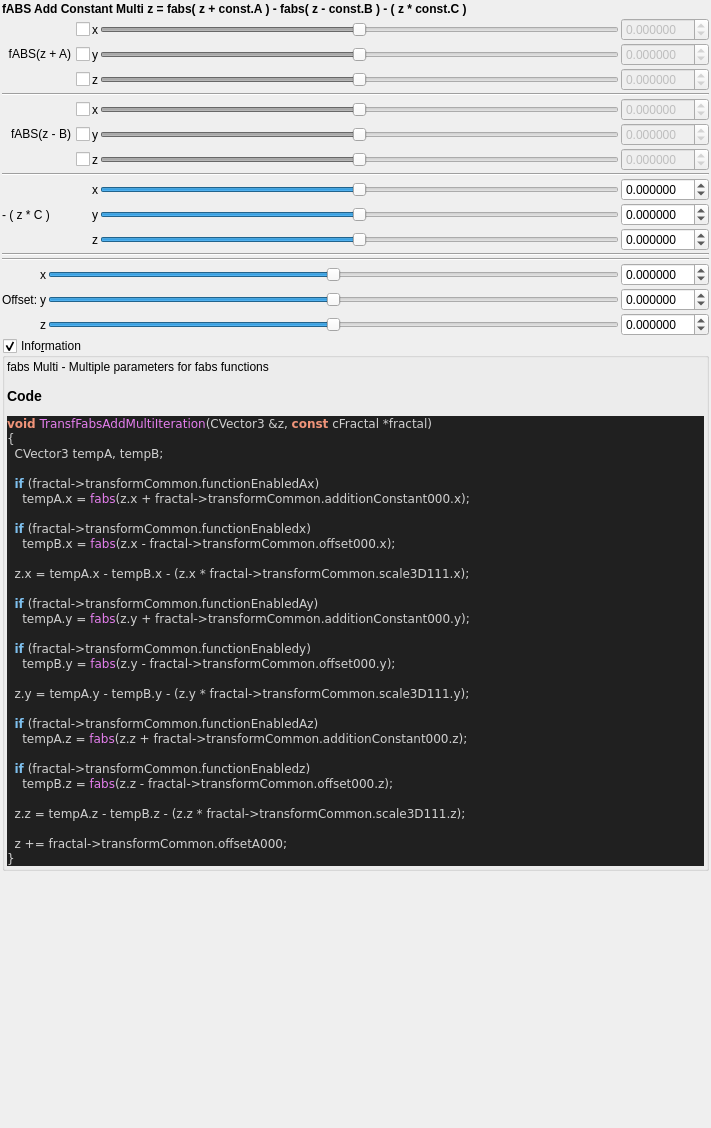
<?xml version="1.0" encoding="UTF-8"?>
<ui version="4.0">
 <class>transf_fabs_add_multi</class>
 <widget class="QWidget" name="Form">
  <property name="geometry">
   <rect>
    <x>0</x>
    <y>0</y>
    <width>711</width>
    <height>1128</height>
   </rect>
  </property>
  <property name="windowTitle">
   <string notr="true">transf_fabs_add_multi</string>
  </property>
  <layout class="QVBoxLayout" name="verticalLayout">
   <property name="spacing">
    <number>2</number>
   </property>
   <property name="leftMargin">
    <number>2</number>
   </property>
   <property name="topMargin">
    <number>2</number>
   </property>
   <property name="rightMargin">
    <number>2</number>
   </property>
   <property name="bottomMargin">
    <number>2</number>
   </property>
   <item>
    <widget class="QLabel" name="label_2">
     <property name="font">
      <font>
       <weight>75</weight>
       <bold>true</bold>
      </font>
     </property>
     <property name="text">
      <string>fABS Add Constant Multi z = fabs( z + const.A ) - fabs( z - const.B ) - ( z * const.C )</string>
     </property>
    </widget>
   </item>
   <item>
    <layout class="QGridLayout" name="gridLayout_28">
     <property name="spacing">
      <number>2</number>
     </property>
     <item row="1" column="3">
      <widget class="MyDoubleSpinBox" name="spinbox3_transf_addition_constant_y">
       <property name="enabled">
        <bool>false</bool>
       </property>
       <property name="sizePolicy">
        <sizepolicy hsizetype="Minimum" vsizetype="Maximum">
         <horstretch>0</horstretch>
         <verstretch>0</verstretch>
        </sizepolicy>
       </property>
       <property name="decimals">
        <number>6</number>
       </property>
       <property name="minimum">
        <double>-99.989999999999995</double>
       </property>
       <property name="maximum">
        <double>99.989999999999995</double>
       </property>
       <property name="singleStep">
        <double>0.100000000000000</double>
       </property>
      </widget>
     </item>
     <item row="0" column="1">
      <widget class="QLabel" name="label_69">
       <property name="text">
        <string notr="true">x</string>
       </property>
      </widget>
     </item>
     <item row="4" column="1">
      <widget class="QLabel" name="label_94">
       <property name="text">
        <string notr="true">x</string>
       </property>
      </widget>
     </item>
     <item row="4" column="0">
      <widget class="QCheckBox" name="checkBox_transf_function_enabledx">
       <property name="layoutDirection">
        <enum>Qt::RightToLeft</enum>
       </property>
       <property name="text">
        <string/>
       </property>
      </widget>
     </item>
     <item row="11" column="3">
      <widget class="MyDoubleSpinBox" name="spinbox3_transf_scale3D_111_z">
       <property name="sizePolicy">
        <sizepolicy hsizetype="Minimum" vsizetype="Maximum">
         <horstretch>0</horstretch>
         <verstretch>0</verstretch>
        </sizepolicy>
       </property>
       <property name="decimals">
        <number>6</number>
       </property>
       <property name="minimum">
        <double>-99.989999999999995</double>
       </property>
       <property name="maximum">
        <double>99.989999999999995</double>
       </property>
       <property name="singleStep">
        <double>0.100000000000000</double>
       </property>
      </widget>
     </item>
     <item row="8" column="0" colspan="4">
      <widget class="Line" name="line_23">
       <property name="orientation">
        <enum>Qt::Horizontal</enum>
       </property>
      </widget>
     </item>
     <item row="9" column="2">
      <widget class="QSlider" name="slider3_transf_scale3D_111_x">
       <property name="sizePolicy">
        <sizepolicy hsizetype="Expanding" vsizetype="Maximum">
         <horstretch>0</horstretch>
         <verstretch>0</verstretch>
        </sizepolicy>
       </property>
       <property name="minimum">
        <number>-5000000</number>
       </property>
       <property name="maximum">
        <number>5000000</number>
       </property>
       <property name="orientation">
        <enum>Qt::Horizontal</enum>
       </property>
      </widget>
     </item>
     <item row="9" column="1">
      <widget class="QLabel" name="label_99">
       <property name="text">
        <string notr="true">x</string>
       </property>
      </widget>
     </item>
     <item row="0" column="2">
      <widget class="QSlider" name="slider3_transf_addition_constant_x">
       <property name="enabled">
        <bool>false</bool>
       </property>
       <property name="sizePolicy">
        <sizepolicy hsizetype="Expanding" vsizetype="Maximum">
         <horstretch>0</horstretch>
         <verstretch>0</verstretch>
        </sizepolicy>
       </property>
       <property name="minimum">
        <number>-5000000</number>
       </property>
       <property name="maximum">
        <number>5000000</number>
       </property>
       <property name="value">
        <number>0</number>
       </property>
       <property name="sliderPosition">
        <number>0</number>
       </property>
       <property name="orientation">
        <enum>Qt::Horizontal</enum>
       </property>
      </widget>
     </item>
     <item row="11" column="1">
      <widget class="QLabel" name="label_101">
       <property name="text">
        <string notr="true">z</string>
       </property>
      </widget>
     </item>
     <item row="5" column="0">
      <widget class="QCheckBox" name="checkBox_transf_function_enabledy">
       <property name="layoutDirection">
        <enum>Qt::RightToLeft</enum>
       </property>
       <property name="text">
        <string notr="true">fABS(z - B)</string>
       </property>
      </widget>
     </item>
     <item row="5" column="3">
      <widget class="MyDoubleSpinBox" name="spinbox3_transf_offset_000_y">
       <property name="enabled">
        <bool>false</bool>
       </property>
       <property name="sizePolicy">
        <sizepolicy hsizetype="Minimum" vsizetype="Maximum">
         <horstretch>0</horstretch>
         <verstretch>0</verstretch>
        </sizepolicy>
       </property>
       <property name="decimals">
        <number>6</number>
       </property>
       <property name="minimum">
        <double>-99.989999999999995</double>
       </property>
       <property name="maximum">
        <double>99.989999999999995</double>
       </property>
       <property name="singleStep">
        <double>0.100000000000000</double>
       </property>
      </widget>
     </item>
     <item row="11" column="2">
      <widget class="QSlider" name="slider3_transf_scale3D_111_z">
       <property name="sizePolicy">
        <sizepolicy hsizetype="Expanding" vsizetype="Maximum">
         <horstretch>0</horstretch>
         <verstretch>0</verstretch>
        </sizepolicy>
       </property>
       <property name="minimum">
        <number>-5000000</number>
       </property>
       <property name="maximum">
        <number>5000000</number>
       </property>
       <property name="orientation">
        <enum>Qt::Horizontal</enum>
       </property>
      </widget>
     </item>
     <item row="7" column="3">
      <widget class="MyDoubleSpinBox" name="spinbox3_transf_offset_000_z">
       <property name="enabled">
        <bool>false</bool>
       </property>
       <property name="sizePolicy">
        <sizepolicy hsizetype="Minimum" vsizetype="Maximum">
         <horstretch>0</horstretch>
         <verstretch>0</verstretch>
        </sizepolicy>
       </property>
       <property name="decimals">
        <number>6</number>
       </property>
       <property name="minimum">
        <double>-99.989999999999995</double>
       </property>
       <property name="maximum">
        <double>99.989999999999995</double>
       </property>
       <property name="singleStep">
        <double>0.100000000000000</double>
       </property>
      </widget>
     </item>
     <item row="10" column="2">
      <widget class="QSlider" name="slider3_transf_scale3D_111_y">
       <property name="sizePolicy">
        <sizepolicy hsizetype="Expanding" vsizetype="Maximum">
         <horstretch>0</horstretch>
         <verstretch>0</verstretch>
        </sizepolicy>
       </property>
       <property name="minimum">
        <number>-5000000</number>
       </property>
       <property name="maximum">
        <number>5000000</number>
       </property>
       <property name="orientation">
        <enum>Qt::Horizontal</enum>
       </property>
      </widget>
     </item>
     <item row="4" column="3">
      <widget class="MyDoubleSpinBox" name="spinbox3_transf_offset_000_x">
       <property name="enabled">
        <bool>false</bool>
       </property>
       <property name="sizePolicy">
        <sizepolicy hsizetype="Minimum" vsizetype="Maximum">
         <horstretch>0</horstretch>
         <verstretch>0</verstretch>
        </sizepolicy>
       </property>
       <property name="prefix">
        <string/>
       </property>
       <property name="decimals">
        <number>6</number>
       </property>
       <property name="minimum">
        <double>-99.989999999999995</double>
       </property>
       <property name="singleStep">
        <double>0.100000000000000</double>
       </property>
      </widget>
     </item>
     <item row="2" column="2">
      <widget class="QSlider" name="slider3_transf_addition_constant_z">
       <property name="enabled">
        <bool>false</bool>
       </property>
       <property name="sizePolicy">
        <sizepolicy hsizetype="Expanding" vsizetype="Maximum">
         <horstretch>0</horstretch>
         <verstretch>0</verstretch>
        </sizepolicy>
       </property>
       <property name="minimum">
        <number>-5000000</number>
       </property>
       <property name="maximum">
        <number>5000000</number>
       </property>
       <property name="orientation">
        <enum>Qt::Horizontal</enum>
       </property>
      </widget>
     </item>
     <item row="0" column="3">
      <widget class="MyDoubleSpinBox" name="spinbox3_transf_addition_constant_x">
       <property name="enabled">
        <bool>false</bool>
       </property>
       <property name="sizePolicy">
        <sizepolicy hsizetype="Minimum" vsizetype="Maximum">
         <horstretch>0</horstretch>
         <verstretch>0</verstretch>
        </sizepolicy>
       </property>
       <property name="prefix">
        <string/>
       </property>
       <property name="decimals">
        <number>6</number>
       </property>
       <property name="minimum">
        <double>-99.989999999999995</double>
       </property>
       <property name="singleStep">
        <double>0.100000000000000</double>
       </property>
      </widget>
     </item>
     <item row="3" column="0" colspan="4">
      <widget class="Line" name="line_24">
       <property name="orientation">
        <enum>Qt::Horizontal</enum>
       </property>
      </widget>
     </item>
     <item row="10" column="0">
      <widget class="QLabel" name="label">
       <property name="text">
        <string notr="true">- ( z * C )</string>
       </property>
      </widget>
     </item>
     <item row="9" column="3">
      <widget class="MyDoubleSpinBox" name="spinbox3_transf_scale3D_111_x">
       <property name="sizePolicy">
        <sizepolicy hsizetype="Minimum" vsizetype="Maximum">
         <horstretch>0</horstretch>
         <verstretch>0</verstretch>
        </sizepolicy>
       </property>
       <property name="prefix">
        <string/>
       </property>
       <property name="decimals">
        <number>6</number>
       </property>
       <property name="minimum">
        <double>-99.989999999999995</double>
       </property>
       <property name="singleStep">
        <double>0.100000000000000</double>
       </property>
      </widget>
     </item>
     <item row="1" column="1">
      <widget class="QLabel" name="label_68">
       <property name="text">
        <string notr="true">y</string>
       </property>
      </widget>
     </item>
     <item row="0" column="0">
      <widget class="QCheckBox" name="checkBox_transf_function_enabledAx">
       <property name="layoutDirection">
        <enum>Qt::RightToLeft</enum>
       </property>
       <property name="text">
        <string/>
       </property>
      </widget>
     </item>
     <item row="10" column="1">
      <widget class="QLabel" name="label_100">
       <property name="text">
        <string notr="true">y</string>
       </property>
      </widget>
     </item>
     <item row="10" column="3">
      <widget class="MyDoubleSpinBox" name="spinbox3_transf_scale3D_111_y">
       <property name="sizePolicy">
        <sizepolicy hsizetype="Minimum" vsizetype="Maximum">
         <horstretch>0</horstretch>
         <verstretch>0</verstretch>
        </sizepolicy>
       </property>
       <property name="decimals">
        <number>6</number>
       </property>
       <property name="minimum">
        <double>-99.989999999999995</double>
       </property>
       <property name="maximum">
        <double>99.989999999999995</double>
       </property>
       <property name="singleStep">
        <double>0.100000000000000</double>
       </property>
      </widget>
     </item>
     <item row="7" column="2">
      <widget class="QSlider" name="slider3_transf_offset_000_z">
       <property name="enabled">
        <bool>false</bool>
       </property>
       <property name="sizePolicy">
        <sizepolicy hsizetype="Expanding" vsizetype="Maximum">
         <horstretch>0</horstretch>
         <verstretch>0</verstretch>
        </sizepolicy>
       </property>
       <property name="minimum">
        <number>-5000000</number>
       </property>
       <property name="maximum">
        <number>5000000</number>
       </property>
       <property name="orientation">
        <enum>Qt::Horizontal</enum>
       </property>
      </widget>
     </item>
     <item row="7" column="0">
      <widget class="QCheckBox" name="checkBox_transf_function_enabledz">
       <property name="layoutDirection">
        <enum>Qt::RightToLeft</enum>
       </property>
       <property name="text">
        <string/>
       </property>
      </widget>
     </item>
     <item row="4" column="2">
      <widget class="QSlider" name="slider3_transf_offset_000_x">
       <property name="enabled">
        <bool>false</bool>
       </property>
       <property name="sizePolicy">
        <sizepolicy hsizetype="Expanding" vsizetype="Maximum">
         <horstretch>0</horstretch>
         <verstretch>0</verstretch>
        </sizepolicy>
       </property>
       <property name="minimum">
        <number>-5000000</number>
       </property>
       <property name="maximum">
        <number>5000000</number>
       </property>
       <property name="orientation">
        <enum>Qt::Horizontal</enum>
       </property>
      </widget>
     </item>
     <item row="2" column="0">
      <widget class="QCheckBox" name="checkBox_transf_function_enabledAz">
       <property name="layoutDirection">
        <enum>Qt::RightToLeft</enum>
       </property>
       <property name="text">
        <string/>
       </property>
      </widget>
     </item>
     <item row="1" column="0">
      <widget class="QCheckBox" name="checkBox_transf_function_enabledAy">
       <property name="layoutDirection">
        <enum>Qt::RightToLeft</enum>
       </property>
       <property name="text">
        <string notr="true">fABS(z + A)</string>
       </property>
      </widget>
     </item>
     <item row="2" column="1">
      <widget class="QLabel" name="label_70">
       <property name="text">
        <string notr="true">z</string>
       </property>
      </widget>
     </item>
     <item row="5" column="2">
      <widget class="QSlider" name="slider3_transf_offset_000_y">
       <property name="enabled">
        <bool>false</bool>
       </property>
       <property name="sizePolicy">
        <sizepolicy hsizetype="Expanding" vsizetype="Maximum">
         <horstretch>0</horstretch>
         <verstretch>0</verstretch>
        </sizepolicy>
       </property>
       <property name="minimum">
        <number>-5000000</number>
       </property>
       <property name="maximum">
        <number>5000000</number>
       </property>
       <property name="orientation">
        <enum>Qt::Horizontal</enum>
       </property>
      </widget>
     </item>
     <item row="1" column="2">
      <widget class="QSlider" name="slider3_transf_addition_constant_y">
       <property name="enabled">
        <bool>false</bool>
       </property>
       <property name="sizePolicy">
        <sizepolicy hsizetype="Expanding" vsizetype="Maximum">
         <horstretch>0</horstretch>
         <verstretch>0</verstretch>
        </sizepolicy>
       </property>
       <property name="minimum">
        <number>-5000000</number>
       </property>
       <property name="maximum">
        <number>5000000</number>
       </property>
       <property name="orientation">
        <enum>Qt::Horizontal</enum>
       </property>
      </widget>
     </item>
     <item row="7" column="1">
      <widget class="QLabel" name="label_96">
       <property name="text">
        <string notr="true">z</string>
       </property>
      </widget>
     </item>
     <item row="5" column="1">
      <widget class="QLabel" name="label_95">
       <property name="text">
        <string notr="true">y</string>
       </property>
      </widget>
     </item>
     <item row="2" column="3">
      <widget class="MyDoubleSpinBox" name="spinbox3_transf_addition_constant_z">
       <property name="enabled">
        <bool>false</bool>
       </property>
       <property name="sizePolicy">
        <sizepolicy hsizetype="Minimum" vsizetype="Maximum">
         <horstretch>0</horstretch>
         <verstretch>0</verstretch>
        </sizepolicy>
       </property>
       <property name="decimals">
        <number>6</number>
       </property>
       <property name="minimum">
        <double>-99.989999999999995</double>
       </property>
       <property name="maximum">
        <double>99.989999999999995</double>
       </property>
       <property name="singleStep">
        <double>0.100000000000000</double>
       </property>
      </widget>
     </item>
    </layout>
   </item>
   <item>
    <widget class="Line" name="line_10">
     <property name="orientation">
      <enum>Qt::Horizontal</enum>
     </property>
    </widget>
   </item>
   <item>
    <layout class="QGridLayout" name="gridLayout_63">
     <property name="spacing">
      <number>2</number>
     </property>
     <item row="3" column="1">
      <widget class="QLabel" name="label_125">
       <property name="sizePolicy">
        <sizepolicy hsizetype="Preferred" vsizetype="Preferred">
         <horstretch>0</horstretch>
         <verstretch>0</verstretch>
        </sizepolicy>
       </property>
       <property name="text">
        <string notr="true">z</string>
       </property>
       <property name="alignment">
        <set>Qt::AlignRight|Qt::AlignTrailing|Qt::AlignVCenter</set>
       </property>
      </widget>
     </item>
     <item row="2" column="3">
      <widget class="MyDoubleSpinBox" name="spinbox3_transf_offsetA_000_y">
       <property name="sizePolicy">
        <sizepolicy hsizetype="Minimum" vsizetype="Maximum">
         <horstretch>0</horstretch>
         <verstretch>0</verstretch>
        </sizepolicy>
       </property>
       <property name="prefix">
        <string/>
       </property>
       <property name="suffix">
        <string/>
       </property>
       <property name="decimals">
        <number>6</number>
       </property>
       <property name="minimum">
        <double>-99.989999999999995</double>
       </property>
       <property name="maximum">
        <double>99.989999999999995</double>
       </property>
       <property name="singleStep">
        <double>0.100000000000000</double>
       </property>
      </widget>
     </item>
     <item row="0" column="0" colspan="4">
      <widget class="Line" name="line_53">
       <property name="orientation">
        <enum>Qt::Horizontal</enum>
       </property>
      </widget>
     </item>
     <item row="2" column="2">
      <widget class="QSlider" name="slider3_transf_offsetA_000_y">
       <property name="sizePolicy">
        <sizepolicy hsizetype="Expanding" vsizetype="Maximum">
         <horstretch>0</horstretch>
         <verstretch>0</verstretch>
        </sizepolicy>
       </property>
       <property name="minimum">
        <number>-5000000</number>
       </property>
       <property name="maximum">
        <number>5000000</number>
       </property>
       <property name="singleStep">
        <number>1</number>
       </property>
       <property name="orientation">
        <enum>Qt::Horizontal</enum>
       </property>
      </widget>
     </item>
     <item row="3" column="3">
      <widget class="MyDoubleSpinBox" name="spinbox3_transf_offsetA_000_z">
       <property name="sizePolicy">
        <sizepolicy hsizetype="Minimum" vsizetype="Maximum">
         <horstretch>0</horstretch>
         <verstretch>0</verstretch>
        </sizepolicy>
       </property>
       <property name="prefix">
        <string/>
       </property>
       <property name="suffix">
        <string/>
       </property>
       <property name="decimals">
        <number>6</number>
       </property>
       <property name="minimum">
        <double>-99.989999999999995</double>
       </property>
       <property name="maximum">
        <double>99.989999999999995</double>
       </property>
       <property name="singleStep">
        <double>0.100000000000000</double>
       </property>
      </widget>
     </item>
     <item row="1" column="2">
      <widget class="QSlider" name="slider3_transf_offsetA_000_x">
       <property name="sizePolicy">
        <sizepolicy hsizetype="Preferred" vsizetype="Preferred">
         <horstretch>0</horstretch>
         <verstretch>0</verstretch>
        </sizepolicy>
       </property>
       <property name="minimum">
        <number>-5000000</number>
       </property>
       <property name="maximum">
        <number>5000000</number>
       </property>
       <property name="singleStep">
        <number>1</number>
       </property>
       <property name="orientation">
        <enum>Qt::Horizontal</enum>
       </property>
      </widget>
     </item>
     <item row="3" column="2">
      <widget class="QSlider" name="slider3_transf_offsetA_000_z">
       <property name="sizePolicy">
        <sizepolicy hsizetype="Expanding" vsizetype="Maximum">
         <horstretch>0</horstretch>
         <verstretch>0</verstretch>
        </sizepolicy>
       </property>
       <property name="minimum">
        <number>-5000000</number>
       </property>
       <property name="maximum">
        <number>5000000</number>
       </property>
       <property name="singleStep">
        <number>1</number>
       </property>
       <property name="orientation">
        <enum>Qt::Horizontal</enum>
       </property>
      </widget>
     </item>
     <item row="2" column="0">
      <widget class="QLabel" name="label_259">
       <property name="text">
        <string>Offset:</string>
       </property>
      </widget>
     </item>
     <item row="1" column="1">
      <widget class="QLabel" name="label_118">
       <property name="sizePolicy">
        <sizepolicy hsizetype="Preferred" vsizetype="Preferred">
         <horstretch>0</horstretch>
         <verstretch>0</verstretch>
        </sizepolicy>
       </property>
       <property name="text">
        <string notr="true">x</string>
       </property>
       <property name="alignment">
        <set>Qt::AlignRight|Qt::AlignTrailing|Qt::AlignVCenter</set>
       </property>
      </widget>
     </item>
     <item row="2" column="1">
      <widget class="QLabel" name="label_119">
       <property name="sizePolicy">
        <sizepolicy hsizetype="Preferred" vsizetype="Preferred">
         <horstretch>0</horstretch>
         <verstretch>0</verstretch>
        </sizepolicy>
       </property>
       <property name="text">
        <string notr="true">y</string>
       </property>
       <property name="alignment">
        <set>Qt::AlignRight|Qt::AlignTrailing|Qt::AlignVCenter</set>
       </property>
      </widget>
     </item>
     <item row="1" column="3">
      <widget class="MyDoubleSpinBox" name="spinbox3_transf_offsetA_000_x">
       <property name="sizePolicy">
        <sizepolicy hsizetype="Minimum" vsizetype="Maximum">
         <horstretch>0</horstretch>
         <verstretch>0</verstretch>
        </sizepolicy>
       </property>
       <property name="prefix">
        <string/>
       </property>
       <property name="suffix">
        <string/>
       </property>
       <property name="decimals">
        <number>6</number>
       </property>
       <property name="minimum">
        <double>-99.989999999999995</double>
       </property>
       <property name="maximum">
        <double>99.989999999999995</double>
       </property>
       <property name="singleStep">
        <double>0.100000000000000</double>
       </property>
      </widget>
     </item>
    </layout>
   </item>
   <item>
    <widget class="MyGroupBox" name="groupCheck_info">
     <property name="title">
      <string>Info&amp;rmation</string>
     </property>
     <property name="flat">
      <bool>false</bool>
     </property>
     <property name="checkable">
      <bool>true</bool>
     </property>
     <layout class="QVBoxLayout" name="verticalLayout_2">
      <property name="spacing">
       <number>2</number>
      </property>
      <property name="leftMargin">
       <number>2</number>
      </property>
      <property name="topMargin">
       <number>2</number>
      </property>
      <property name="rightMargin">
       <number>2</number>
      </property>
      <property name="bottomMargin">
       <number>2</number>
      </property>
      <item>
       <widget class="QLabel" name="label_code_content">
        <property name="text">
         <string notr="true">&lt;p&gt;fabs Multi - Multiple parameters for fabs functions&lt;/p&gt;&lt;table&gt;
&lt;/table&gt;
&lt;h3&gt;Code&lt;/h3&gt;
&lt;body style=&quot;background-color:#202020&quot;&gt;
&lt;pre style=&quot;color:#d0d0d0; background-color:#202020;  font-family:'Courier New',monospace;&quot;&gt;&lt;span style=&quot;color:#f09479; font-weight:bold&quot;&gt;void&lt;/span&gt; &lt;span style=&quot;color:#e47eed&quot;&gt;TransfFabsAddMultiIteration&lt;/span&gt;&lt;span style=&quot;color:#d0d0d0&quot;&gt;(&lt;/span&gt;CVector3 &lt;span style=&quot;color:#d0d0d0&quot;&gt;&amp;amp;&lt;/span&gt;z&lt;span style=&quot;color:#d0d0d0&quot;&gt;,&lt;/span&gt; &lt;span style=&quot;color:#f09479; font-weight:bold&quot;&gt;const&lt;/span&gt; cFractal &lt;span style=&quot;color:#d0d0d0&quot;&gt;*&lt;/span&gt;fractal&lt;span style=&quot;color:#d0d0d0&quot;&gt;)&lt;/span&gt;
&lt;span style=&quot;color:#d0d0d0&quot;&gt;{&lt;/span&gt;
  CVector3 tempA&lt;span style=&quot;color:#d0d0d0&quot;&gt;,&lt;/span&gt; tempB&lt;span style=&quot;color:#d0d0d0&quot;&gt;;&lt;/span&gt;

  &lt;span style=&quot;color:#7ec0ee; font-weight:bold&quot;&gt;if&lt;/span&gt; &lt;span style=&quot;color:#d0d0d0&quot;&gt;(&lt;/span&gt;fractal&lt;span style=&quot;color:#d0d0d0&quot;&gt;-&amp;gt;&lt;/span&gt;transformCommon&lt;span style=&quot;color:#d0d0d0&quot;&gt;.&lt;/span&gt;functionEnabledAx&lt;span style=&quot;color:#d0d0d0&quot;&gt;)&lt;/span&gt;
    tempA&lt;span style=&quot;color:#d0d0d0&quot;&gt;.&lt;/span&gt;x &lt;span style=&quot;color:#d0d0d0&quot;&gt;=&lt;/span&gt; &lt;span style=&quot;color:#e47eed&quot;&gt;fabs&lt;/span&gt;&lt;span style=&quot;color:#d0d0d0&quot;&gt;(&lt;/span&gt;z&lt;span style=&quot;color:#d0d0d0&quot;&gt;.&lt;/span&gt;x &lt;span style=&quot;color:#d0d0d0&quot;&gt;+&lt;/span&gt; fractal&lt;span style=&quot;color:#d0d0d0&quot;&gt;-&amp;gt;&lt;/span&gt;transformCommon&lt;span style=&quot;color:#d0d0d0&quot;&gt;.&lt;/span&gt;additionConstant000&lt;span style=&quot;color:#d0d0d0&quot;&gt;.&lt;/span&gt;x&lt;span style=&quot;color:#d0d0d0&quot;&gt;);&lt;/span&gt;

  &lt;span style=&quot;color:#7ec0ee; font-weight:bold&quot;&gt;if&lt;/span&gt; &lt;span style=&quot;color:#d0d0d0&quot;&gt;(&lt;/span&gt;fractal&lt;span style=&quot;color:#d0d0d0&quot;&gt;-&amp;gt;&lt;/span&gt;transformCommon&lt;span style=&quot;color:#d0d0d0&quot;&gt;.&lt;/span&gt;functionEnabledx&lt;span style=&quot;color:#d0d0d0&quot;&gt;)&lt;/span&gt;
    tempB&lt;span style=&quot;color:#d0d0d0&quot;&gt;.&lt;/span&gt;x &lt;span style=&quot;color:#d0d0d0&quot;&gt;=&lt;/span&gt; &lt;span style=&quot;color:#e47eed&quot;&gt;fabs&lt;/span&gt;&lt;span style=&quot;color:#d0d0d0&quot;&gt;(&lt;/span&gt;z&lt;span style=&quot;color:#d0d0d0&quot;&gt;.&lt;/span&gt;x &lt;span style=&quot;color:#d0d0d0&quot;&gt;-&lt;/span&gt; fractal&lt;span style=&quot;color:#d0d0d0&quot;&gt;-&amp;gt;&lt;/span&gt;transformCommon&lt;span style=&quot;color:#d0d0d0&quot;&gt;.&lt;/span&gt;offset000&lt;span style=&quot;color:#d0d0d0&quot;&gt;.&lt;/span&gt;x&lt;span style=&quot;color:#d0d0d0&quot;&gt;);&lt;/span&gt;

  z&lt;span style=&quot;color:#d0d0d0&quot;&gt;.&lt;/span&gt;x &lt;span style=&quot;color:#d0d0d0&quot;&gt;=&lt;/span&gt; tempA&lt;span style=&quot;color:#d0d0d0&quot;&gt;.&lt;/span&gt;x &lt;span style=&quot;color:#d0d0d0&quot;&gt;-&lt;/span&gt; tempB&lt;span style=&quot;color:#d0d0d0&quot;&gt;.&lt;/span&gt;x &lt;span style=&quot;color:#d0d0d0&quot;&gt;- (&lt;/span&gt;z&lt;span style=&quot;color:#d0d0d0&quot;&gt;.&lt;/span&gt;x &lt;span style=&quot;color:#d0d0d0&quot;&gt;*&lt;/span&gt; fractal&lt;span style=&quot;color:#d0d0d0&quot;&gt;-&amp;gt;&lt;/span&gt;transformCommon&lt;span style=&quot;color:#d0d0d0&quot;&gt;.&lt;/span&gt;scale3D111&lt;span style=&quot;color:#d0d0d0&quot;&gt;.&lt;/span&gt;x&lt;span style=&quot;color:#d0d0d0&quot;&gt;);&lt;/span&gt;

  &lt;span style=&quot;color:#7ec0ee; font-weight:bold&quot;&gt;if&lt;/span&gt; &lt;span style=&quot;color:#d0d0d0&quot;&gt;(&lt;/span&gt;fractal&lt;span style=&quot;color:#d0d0d0&quot;&gt;-&amp;gt;&lt;/span&gt;transformCommon&lt;span style=&quot;color:#d0d0d0&quot;&gt;.&lt;/span&gt;functionEnabledAy&lt;span style=&quot;color:#d0d0d0&quot;&gt;)&lt;/span&gt;
    tempA&lt;span style=&quot;color:#d0d0d0&quot;&gt;.&lt;/span&gt;y &lt;span style=&quot;color:#d0d0d0&quot;&gt;=&lt;/span&gt; &lt;span style=&quot;color:#e47eed&quot;&gt;fabs&lt;/span&gt;&lt;span style=&quot;color:#d0d0d0&quot;&gt;(&lt;/span&gt;z&lt;span style=&quot;color:#d0d0d0&quot;&gt;.&lt;/span&gt;y &lt;span style=&quot;color:#d0d0d0&quot;&gt;+&lt;/span&gt; fractal&lt;span style=&quot;color:#d0d0d0&quot;&gt;-&amp;gt;&lt;/span&gt;transformCommon&lt;span style=&quot;color:#d0d0d0&quot;&gt;.&lt;/span&gt;additionConstant000&lt;span style=&quot;color:#d0d0d0&quot;&gt;.&lt;/span&gt;y&lt;span style=&quot;color:#d0d0d0&quot;&gt;);&lt;/span&gt;

  &lt;span style=&quot;color:#7ec0ee; font-weight:bold&quot;&gt;if&lt;/span&gt; &lt;span style=&quot;color:#d0d0d0&quot;&gt;(&lt;/span&gt;fractal&lt;span style=&quot;color:#d0d0d0&quot;&gt;-&amp;gt;&lt;/span&gt;transformCommon&lt;span style=&quot;color:#d0d0d0&quot;&gt;.&lt;/span&gt;functionEnabledy&lt;span style=&quot;color:#d0d0d0&quot;&gt;)&lt;/span&gt;
    tempB&lt;span style=&quot;color:#d0d0d0&quot;&gt;.&lt;/span&gt;y &lt;span style=&quot;color:#d0d0d0&quot;&gt;=&lt;/span&gt; &lt;span style=&quot;color:#e47eed&quot;&gt;fabs&lt;/span&gt;&lt;span style=&quot;color:#d0d0d0&quot;&gt;(&lt;/span&gt;z&lt;span style=&quot;color:#d0d0d0&quot;&gt;.&lt;/span&gt;y &lt;span style=&quot;color:#d0d0d0&quot;&gt;-&lt;/span&gt; fractal&lt;span style=&quot;color:#d0d0d0&quot;&gt;-&amp;gt;&lt;/span&gt;transformCommon&lt;span style=&quot;color:#d0d0d0&quot;&gt;.&lt;/span&gt;offset000&lt;span style=&quot;color:#d0d0d0&quot;&gt;.&lt;/span&gt;y&lt;span style=&quot;color:#d0d0d0&quot;&gt;);&lt;/span&gt;

  z&lt;span style=&quot;color:#d0d0d0&quot;&gt;.&lt;/span&gt;y &lt;span style=&quot;color:#d0d0d0&quot;&gt;=&lt;/span&gt; tempA&lt;span style=&quot;color:#d0d0d0&quot;&gt;.&lt;/span&gt;y &lt;span style=&quot;color:#d0d0d0&quot;&gt;-&lt;/span&gt; tempB&lt;span style=&quot;color:#d0d0d0&quot;&gt;.&lt;/span&gt;y &lt;span style=&quot;color:#d0d0d0&quot;&gt;- (&lt;/span&gt;z&lt;span style=&quot;color:#d0d0d0&quot;&gt;.&lt;/span&gt;y &lt;span style=&quot;color:#d0d0d0&quot;&gt;*&lt;/span&gt; fractal&lt;span style=&quot;color:#d0d0d0&quot;&gt;-&amp;gt;&lt;/span&gt;transformCommon&lt;span style=&quot;color:#d0d0d0&quot;&gt;.&lt;/span&gt;scale3D111&lt;span style=&quot;color:#d0d0d0&quot;&gt;.&lt;/span&gt;y&lt;span style=&quot;color:#d0d0d0&quot;&gt;);&lt;/span&gt;

  &lt;span style=&quot;color:#7ec0ee; font-weight:bold&quot;&gt;if&lt;/span&gt; &lt;span style=&quot;color:#d0d0d0&quot;&gt;(&lt;/span&gt;fractal&lt;span style=&quot;color:#d0d0d0&quot;&gt;-&amp;gt;&lt;/span&gt;transformCommon&lt;span style=&quot;color:#d0d0d0&quot;&gt;.&lt;/span&gt;functionEnabledAz&lt;span style=&quot;color:#d0d0d0&quot;&gt;)&lt;/span&gt;
    tempA&lt;span style=&quot;color:#d0d0d0&quot;&gt;.&lt;/span&gt;z &lt;span style=&quot;color:#d0d0d0&quot;&gt;=&lt;/span&gt; &lt;span style=&quot;color:#e47eed&quot;&gt;fabs&lt;/span&gt;&lt;span style=&quot;color:#d0d0d0&quot;&gt;(&lt;/span&gt;z&lt;span style=&quot;color:#d0d0d0&quot;&gt;.&lt;/span&gt;z &lt;span style=&quot;color:#d0d0d0&quot;&gt;+&lt;/span&gt; fractal&lt;span style=&quot;color:#d0d0d0&quot;&gt;-&amp;gt;&lt;/span&gt;transformCommon&lt;span style=&quot;color:#d0d0d0&quot;&gt;.&lt;/span&gt;additionConstant000&lt;span style=&quot;color:#d0d0d0&quot;&gt;.&lt;/span&gt;z&lt;span style=&quot;color:#d0d0d0&quot;&gt;);&lt;/span&gt;

  &lt;span style=&quot;color:#7ec0ee; font-weight:bold&quot;&gt;if&lt;/span&gt; &lt;span style=&quot;color:#d0d0d0&quot;&gt;(&lt;/span&gt;fractal&lt;span style=&quot;color:#d0d0d0&quot;&gt;-&amp;gt;&lt;/span&gt;transformCommon&lt;span style=&quot;color:#d0d0d0&quot;&gt;.&lt;/span&gt;functionEnabledz&lt;span style=&quot;color:#d0d0d0&quot;&gt;)&lt;/span&gt;
    tempB&lt;span style=&quot;color:#d0d0d0&quot;&gt;.&lt;/span&gt;z &lt;span style=&quot;color:#d0d0d0&quot;&gt;=&lt;/span&gt; &lt;span style=&quot;color:#e47eed&quot;&gt;fabs&lt;/span&gt;&lt;span style=&quot;color:#d0d0d0&quot;&gt;(&lt;/span&gt;z&lt;span style=&quot;color:#d0d0d0&quot;&gt;.&lt;/span&gt;z &lt;span style=&quot;color:#d0d0d0&quot;&gt;-&lt;/span&gt; fractal&lt;span style=&quot;color:#d0d0d0&quot;&gt;-&amp;gt;&lt;/span&gt;transformCommon&lt;span style=&quot;color:#d0d0d0&quot;&gt;.&lt;/span&gt;offset000&lt;span style=&quot;color:#d0d0d0&quot;&gt;.&lt;/span&gt;z&lt;span style=&quot;color:#d0d0d0&quot;&gt;);&lt;/span&gt;

  z&lt;span style=&quot;color:#d0d0d0&quot;&gt;.&lt;/span&gt;z &lt;span style=&quot;color:#d0d0d0&quot;&gt;=&lt;/span&gt; tempA&lt;span style=&quot;color:#d0d0d0&quot;&gt;.&lt;/span&gt;z &lt;span style=&quot;color:#d0d0d0&quot;&gt;-&lt;/span&gt; tempB&lt;span style=&quot;color:#d0d0d0&quot;&gt;.&lt;/span&gt;z &lt;span style=&quot;color:#d0d0d0&quot;&gt;- (&lt;/span&gt;z&lt;span style=&quot;color:#d0d0d0&quot;&gt;.&lt;/span&gt;z &lt;span style=&quot;color:#d0d0d0&quot;&gt;*&lt;/span&gt; fractal&lt;span style=&quot;color:#d0d0d0&quot;&gt;-&amp;gt;&lt;/span&gt;transformCommon&lt;span style=&quot;color:#d0d0d0&quot;&gt;.&lt;/span&gt;scale3D111&lt;span style=&quot;color:#d0d0d0&quot;&gt;.&lt;/span&gt;z&lt;span style=&quot;color:#d0d0d0&quot;&gt;);&lt;/span&gt;

  z &lt;span style=&quot;color:#d0d0d0&quot;&gt;+=&lt;/span&gt; fractal&lt;span style=&quot;color:#d0d0d0&quot;&gt;-&amp;gt;&lt;/span&gt;transformCommon&lt;span style=&quot;color:#d0d0d0&quot;&gt;.&lt;/span&gt;offsetA000&lt;span style=&quot;color:#d0d0d0&quot;&gt;;&lt;/span&gt;
&lt;span style=&quot;color:#d0d0d0&quot;&gt;}&lt;/span&gt;
&lt;/pre&gt;
&lt;/body&gt;</string>
        </property>
        <property name="wordWrap">
         <bool>true</bool>
        </property>
        <property name="openExternalLinks">
         <bool>true</bool>
        </property>
        <property name="textInteractionFlags">
         <set>Qt::LinksAccessibleByMouse|Qt::TextSelectableByMouse</set>
        </property>
       </widget>
      </item>
     </layout>
    </widget>
   </item>
   <item>
    <spacer name="verticalSpacer">
     <property name="orientation">
      <enum>Qt::Vertical</enum>
     </property>
     <property name="sizeHint" stdset="0">
      <size>
       <width>20</width>
       <height>40</height>
      </size>
     </property>
    </spacer>
   </item>
  </layout>
 </widget>
 <customwidgets>
  <customwidget>
   <class>MyDoubleSpinBox</class>
   <extends>QDoubleSpinBox</extends>
   <header>my_double_spin_box.h</header>
  </customwidget>
  <customwidget>
   <class>MyGroupBox</class>
   <extends>QGroupBox</extends>
   <header>my_group_box.h</header>
   <container>1</container>
  </customwidget>
 </customwidgets>
 <tabstops>
  <tabstop>checkBox_transf_function_enabledAx</tabstop>
  <tabstop>slider3_transf_addition_constant_x</tabstop>
  <tabstop>spinbox3_transf_addition_constant_x</tabstop>
  <tabstop>checkBox_transf_function_enabledAy</tabstop>
  <tabstop>slider3_transf_addition_constant_y</tabstop>
  <tabstop>spinbox3_transf_addition_constant_y</tabstop>
  <tabstop>checkBox_transf_function_enabledAz</tabstop>
  <tabstop>slider3_transf_addition_constant_z</tabstop>
  <tabstop>spinbox3_transf_addition_constant_z</tabstop>
  <tabstop>checkBox_transf_function_enabledx</tabstop>
  <tabstop>slider3_transf_offset_000_x</tabstop>
  <tabstop>spinbox3_transf_offset_000_x</tabstop>
  <tabstop>checkBox_transf_function_enabledy</tabstop>
  <tabstop>slider3_transf_offset_000_y</tabstop>
  <tabstop>spinbox3_transf_offset_000_y</tabstop>
  <tabstop>checkBox_transf_function_enabledz</tabstop>
  <tabstop>slider3_transf_offset_000_z</tabstop>
  <tabstop>spinbox3_transf_offset_000_z</tabstop>
  <tabstop>slider3_transf_scale3D_111_x</tabstop>
  <tabstop>spinbox3_transf_scale3D_111_x</tabstop>
  <tabstop>slider3_transf_scale3D_111_y</tabstop>
  <tabstop>spinbox3_transf_scale3D_111_y</tabstop>
  <tabstop>slider3_transf_scale3D_111_z</tabstop>
  <tabstop>spinbox3_transf_scale3D_111_z</tabstop>
  <tabstop>slider3_transf_offsetA_000_x</tabstop>
  <tabstop>spinbox3_transf_offsetA_000_x</tabstop>
  <tabstop>slider3_transf_offsetA_000_y</tabstop>
  <tabstop>spinbox3_transf_offsetA_000_y</tabstop>
  <tabstop>slider3_transf_offsetA_000_z</tabstop>
  <tabstop>spinbox3_transf_offsetA_000_z</tabstop>
  <tabstop>groupCheck_info</tabstop>
 </tabstops>
 <resources/>
 <connections>
  <connection>
   <sender>checkBox_transf_function_enabledAx</sender>
   <signal>toggled(bool)</signal>
   <receiver>spinbox3_transf_addition_constant_x</receiver>
   <slot>setEnabled(bool)</slot>
   <hints>
    <hint type="sourcelabel">
     <x>139</x>
     <y>36</y>
    </hint>
    <hint type="destinationlabel">
     <x>631</x>
     <y>35</y>
    </hint>
   </hints>
  </connection>
  <connection>
   <sender>checkBox_transf_function_enabledAx</sender>
   <signal>toggled(bool)</signal>
   <receiver>slider3_transf_addition_constant_x</receiver>
   <slot>setEnabled(bool)</slot>
   <hints>
    <hint type="sourcelabel">
     <x>61</x>
     <y>34</y>
    </hint>
    <hint type="destinationlabel">
     <x>260</x>
     <y>38</y>
    </hint>
   </hints>
  </connection>
  <connection>
   <sender>checkBox_transf_function_enabledAy</sender>
   <signal>toggled(bool)</signal>
   <receiver>spinbox3_transf_addition_constant_y</receiver>
   <slot>setEnabled(bool)</slot>
   <hints>
    <hint type="sourcelabel">
     <x>83</x>
     <y>60</y>
    </hint>
    <hint type="destinationlabel">
     <x>619</x>
     <y>66</y>
    </hint>
   </hints>
  </connection>
  <connection>
   <sender>checkBox_transf_function_enabledAy</sender>
   <signal>toggled(bool)</signal>
   <receiver>slider3_transf_addition_constant_y</receiver>
   <slot>setEnabled(bool)</slot>
   <hints>
    <hint type="sourcelabel">
     <x>55</x>
     <y>68</y>
    </hint>
    <hint type="destinationlabel">
     <x>260</x>
     <y>65</y>
    </hint>
   </hints>
  </connection>
  <connection>
   <sender>checkBox_transf_function_enabledAz</sender>
   <signal>toggled(bool)</signal>
   <receiver>spinbox3_transf_addition_constant_z</receiver>
   <slot>setEnabled(bool)</slot>
   <hints>
    <hint type="sourcelabel">
     <x>132</x>
     <y>98</y>
    </hint>
    <hint type="destinationlabel">
     <x>645</x>
     <y>100</y>
    </hint>
   </hints>
  </connection>
  <connection>
   <sender>checkBox_transf_function_enabledAz</sender>
   <signal>toggled(bool)</signal>
   <receiver>slider3_transf_addition_constant_z</receiver>
   <slot>setEnabled(bool)</slot>
   <hints>
    <hint type="sourcelabel">
     <x>94</x>
     <y>96</y>
    </hint>
    <hint type="destinationlabel">
     <x>282</x>
     <y>98</y>
    </hint>
   </hints>
  </connection>
  <connection>
   <sender>checkBox_transf_function_enabledx</sender>
   <signal>toggled(bool)</signal>
   <receiver>spinbox3_transf_offset_000_x</receiver>
   <slot>setEnabled(bool)</slot>
   <hints>
    <hint type="sourcelabel">
     <x>110</x>
     <y>133</y>
    </hint>
    <hint type="destinationlabel">
     <x>629</x>
     <y>143</y>
    </hint>
   </hints>
  </connection>
  <connection>
   <sender>checkBox_transf_function_enabledx</sender>
   <signal>toggled(bool)</signal>
   <receiver>slider3_transf_offset_000_x</receiver>
   <slot>setEnabled(bool)</slot>
   <hints>
    <hint type="sourcelabel">
     <x>105</x>
     <y>129</y>
    </hint>
    <hint type="destinationlabel">
     <x>258</x>
     <y>131</y>
    </hint>
   </hints>
  </connection>
  <connection>
   <sender>checkBox_transf_function_enabledy</sender>
   <signal>toggled(bool)</signal>
   <receiver>spinbox3_transf_offset_000_y</receiver>
   <slot>setEnabled(bool)</slot>
   <hints>
    <hint type="sourcelabel">
     <x>103</x>
     <y>163</y>
    </hint>
    <hint type="destinationlabel">
     <x>633</x>
     <y>169</y>
    </hint>
   </hints>
  </connection>
  <connection>
   <sender>checkBox_transf_function_enabledy</sender>
   <signal>toggled(bool)</signal>
   <receiver>slider3_transf_offset_000_y</receiver>
   <slot>setEnabled(bool)</slot>
   <hints>
    <hint type="sourcelabel">
     <x>113</x>
     <y>161</y>
    </hint>
    <hint type="destinationlabel">
     <x>292</x>
     <y>162</y>
    </hint>
   </hints>
  </connection>
  <connection>
   <sender>checkBox_transf_function_enabledz</sender>
   <signal>toggled(bool)</signal>
   <receiver>spinbox3_transf_offset_000_z</receiver>
   <slot>setEnabled(bool)</slot>
   <hints>
    <hint type="sourcelabel">
     <x>81</x>
     <y>196</y>
    </hint>
    <hint type="destinationlabel">
     <x>626</x>
     <y>204</y>
    </hint>
   </hints>
  </connection>
  <connection>
   <sender>checkBox_transf_function_enabledz</sender>
   <signal>toggled(bool)</signal>
   <receiver>slider3_transf_offset_000_z</receiver>
   <slot>setEnabled(bool)</slot>
   <hints>
    <hint type="sourcelabel">
     <x>115</x>
     <y>190</y>
    </hint>
    <hint type="destinationlabel">
     <x>268</x>
     <y>197</y>
    </hint>
   </hints>
  </connection>
 </connections>
</ui>
